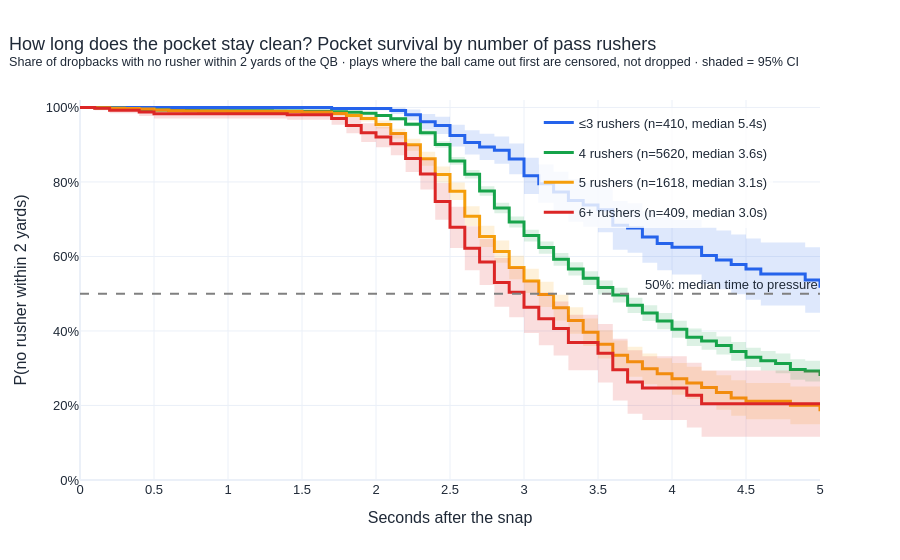

The notebook cell saved with this chart:
### Markdown cell above
## 5. Metric 2: time to pressure (Kaplan-Meier)
The PFF rusher count is the blitz variable; defenders in the box is only a secondary pre-snap indicator.

### Code cell
out["figures"]["km_rushers"].show()
print(f"Log-rank test, 4 vs 6+ rushers: p = {out['logrank_4_vs_6']:.2g}")
